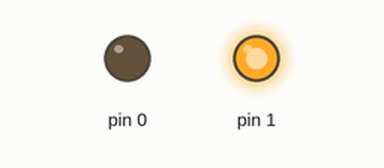
This sketch was run on a simulated Arduino Uno, built with avr-gcc and run on an emulated ATmega328P. Shown: output pins drawn as LEDs (lit = HIGH).

Above: at 0.2 s.
At 39.0 s:
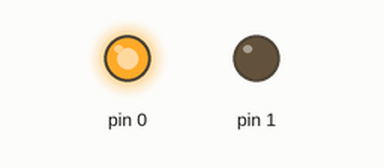
At 44.5 s:
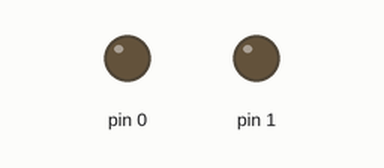
Timing chart, 0 to 58.5 s (numbered marks = the images above):
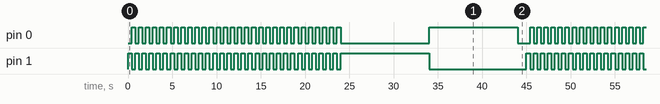

Measured:
- by itself, pin 0: repeats every 45.0 s: HIGH 0.40 s, LOW 10.0 s, HIGH 10.0 s, LOW 1.4 s, 29 × (HIGH 0.40 s, LOW 0.40 s)
- by itself, pin 1: repeats every 45.0 s: HIGH 10.0 s, LOW 11.0 s, 30 × (HIGH 0.40 s, LOW 0.40 s)
- by itself, everything shown: repeats every 45.0 s, in 63 steps

The sketch:

Gemma_Bot_Vibration.ino
```cpp
#define M1 200 //mas para RC
#define M0 255

void setup() {
  // put your setup code here, to run once:
  pinMode(0, OUTPUT);
  pinMode(1, OUTPUT);
}

void loop() {
  // put your main code here, to run repeatedly:
  moveForward(30);
  //delay(5000);
  moveStop();
  moveLeft();
  delay(10000);
  moveStop();
  moveRight();
  delay(10000);
  moveStop();
  moveStop();
  delay(1000);

}

void moveForward(word t) {
  for(int i=0;i<t;i++){
    analogWrite(0, 0);
    analogWrite(1, M1);
    delay(400);
    analogWrite(0, M0);
    analogWrite(1, 0);
    delay(400);

  }
}


void moveLeft() {
  analogWrite(0, 0);
  analogWrite(1, M1);
}

void moveRight() {
  analogWrite(0, M0);
  analogWrite(1, 0);
}

void moveStop() {
  analogWrite(0, 0);
  analogWrite(1, 0);
}
```
